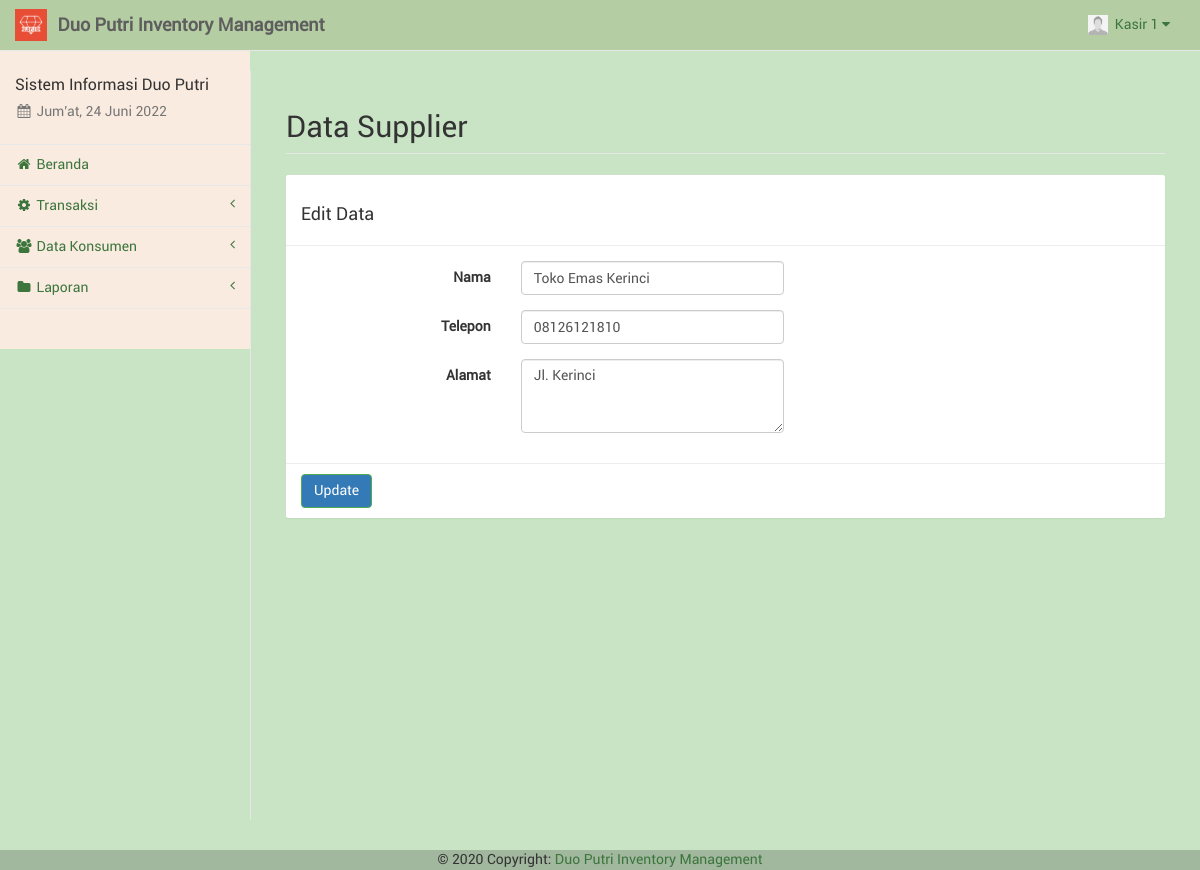
Screenshot of /kasir/supplier_edit.php?spl=4 (signed in) with the database file from the repository.
### tables this page shows
CREATE TABLE `kasir` (
  `id_kasir` int(11) NOT NULL,
  `nama_kasir` varchar(50) NOT NULL,
  `telp_kasir` varchar(20) NOT NULL,
  `user_kasir` varchar(50) NOT NULL,
  `pass_kasir` varchar(100) NOT NULL,
  `foto_kasir` text NOT NULL,
  `id_adm` int(11) NOT NULL
);

CREATE TABLE `supplier` (
  `id_spl` int(11) NOT NULL,
  `nama_spl` varchar(50) NOT NULL,
  `telp_spl` varchar(20) NOT NULL,
  `alamat_spl` text NOT NULL
);

### kasir/sess_check.php (called while the page is built, shortened)
<?php
	$chk_sess = $_SESSION['kasir'];
	include("dist/config/koneksi.php");
	$sql_sess = "SELECT * FROM kasir WHERE id_kasir='". $chk_sess ."'";
	$ress_sess = mysqli_query($conn, $sql_sess);
	$row_sess = mysqli_fetch_array($ress_sess);
	$sess_kasirname = $row_sess['nama_kasir'];
	$sess_kasirfoto = $row_sess['foto_kasir'];
?>

### kasir/supplier_edit.php (the view, shortened to what this page needs)
<?php
include("sess_check.php");
if (isset($_GET['spl'])) {
	$sql = "SELECT * FROM supplier WHERE id_spl='" . $_GET['spl'] . "'";
	$ress = mysqli_query($conn, $sql);
	$data = mysqli_fetch_array($ress);
}
$pagedesc = "Data Supplier";
$menuparent = "supplier";
include("layout_top.php");
?>
<div id="page-wrapper" style="background-color: #C9E4C5;">
	<div class="container-fluid">
		<div class="row">
			<div class="col-lg-12">
				<h1 class="page-header">Data Supplier</h1>
			</div>
		</div>
		<div class="row">
			<div class="col-lg-12"><?php include("layout_alert.php"); ?></div>
		</div>
		<div class="row">
			<div class="col-lg-12">
				<form class="form-horizontal" action="supplier_update.php" method="POST" enctype="multipart/form-data">
					<div class="panel panel-default">
						<div class="panel-heading">
							<h3>Edit Data</h3>
						</div>
						<div class="panel-body">
							<div class="form-group">
								<label class="control-label col-sm-3">Nama</label>
								<div class="col-sm-4">
									<input type="text" name="nama" class="form-control" placeholder="Nama" value="<?php echo $data['nama_spl'] ?>" required>
								</div>
							</div>
							<div class="form-group">
								<label class="control-label col-sm-3">Telepon</label>
								<div class="col-sm-4">
									<input type="number" name="telp" min="0" class="form-control" placeholder="Telepon" value="<?php echo $data['telp_spl'] ?>" required>
								</div>
							</div>
							<div class="form-group">
								<label class="control-label col-sm-3">Alamat</label>
								<div class="col-sm-4">
									<textarea name="alamat" class="form-control" placeholder="Alamat" rows="3" required><?php echo $data['alamat_spl'] ?></textarea>
								</div>
							</div>
						</div>
						<div class="panel-footer">
							<button type="submit" name="perbarui" class="btn btn-success">Update</button>
						</div>
					</div>
				</form>
			</div>
		</div>
	</div>
</div>
<?php
include("layout_bottom.php");
?>

### kasir/layout_top.php (shortened to what this page needs)
<?php
$haries = array("Sunday" => "Minggu", "Monday" => "Senin", "Tuesday" => "Selasa", "Wednesday" => "Rabu", "Thursday" => "Kamis", "Friday" => "Jum'at", "Saturday" => "Sabtu");
$bulans = array("", "Januari", "Februari", "Maret", "April", "Mei", "Juni", "Juli", "Agustus", "September", "Oktober", "November", "Desember");
$hari_ini = $haries[date("l")];
$bulan_ini = $bulans[date("n")];
$tanggal = date("d");
$tahun = date("Y");
?>
<!DOCTYPE html>
<html lang="en">
<head>
	<link href="libs/bootstrap/dist/css/bootstrap.min.css" rel="stylesheet">
	<link href="libs/metisMenu/dist/metisMenu.min.css" rel="stylesheet">
	<link href="libs/datatables-plugins/integration/bootstrap/3/dataTables.bootstrap.css" rel="stylesheet">
	<link href="libs/datatables-responsive/css/dataTables.responsive.css" rel="stylesheet">
	<link href="dist/css/sb-admin-2.css" rel="stylesheet">
	<link href="dist/css/offline-font.css" rel="stylesheet">
	<link href="dist/css/custom.css" rel="stylesheet">
	<link href="libs/font-awesome/css/font-awesome.min.css" rel="stylesheet" type="text/css">
</head>
<body style="background-color: #C9E4C5 ;">
	<div id="wrapper" style="background-color: #C9E4C5;">
		<nav class="navbar navbar-default navbar-static-top" style="background-color: #B5CDA3 ;" role="navigation" style="margin-bottom: 0">
			<div class="navbar-header">
				<a class="navbar-brand hidden-xs" href="index.php">
					<img src="foto/logo.png" alt="brand" width="32" class="float-left image-brand">
					<div class="float-right">&nbsp;<strong>Duo Putri Inventory Management</strong></div>
				</a>
			</div>
			<ul class="nav navbar-top-links navbar-right">
				<li class="dropdown dropdown-right">
					<a class="dropdown-toggle" data-toggle="dropdown" href="#">
						<img src="../foto/<?php echo $sess_kasirfoto; ?>" width="20px" height="20px" padding="0px">&nbsp;&nbsp;<?php echo ucfirst($sess_kasirname); ?>&nbsp;<i class="fa fa-caret-down"></i>
					</a>
				</li>
			</ul>
			<div class="navbar-default sidebar" role="navigation" style="background-color: #FAEBE0;">
				<div class="sidebar-nav navbar-collapse">
					<ul class="nav" id="side-menu">
						<li class="sidebar-search">
							<h4>Sistem Informasi Duo Putri</h4>
							<h5 class="text-muted"><i class="fa fa-calendar fa-fw"></i>&nbsp;<?php echo $hari_ini . ", " . $tanggal . " " . $bulan_ini . " " . $tahun ?></h5>
						</li>
						<?php
						if ($pagedesc == "Beranda") {
							echo '<li><a href="index.php" class="active"><i class="fa fa-home fa-fw"></i>&nbsp;Beranda</a></li>';
						} else {
							echo '<li><a href="index.php"><i class="fa fa-home fa-fw"></i>&nbsp;Beranda</a></li>';
						}
						if (isset($menuparent) && $menuparent == "transaksi") {
							echo '<li class="active">';
						} else {
							echo '<li>';
						}
						?>
						<a href="#"><i class="fa fa-gear fa-fw"></i>&nbsp;Transaksi<span class="fa arrow"></span></a>
						</li>
						<?php
						if (isset($menuparent) && $menuparent == "konsumen") {
							echo '<li class="active">';
						} else {
							echo '<li>';
						}
						?>
						<a href="#"><i class="fa fa-group fa-fw"></i>&nbsp;Data Konsumen<span class="fa arrow"></span></a>
						<?php
						if (isset($menuparent) && $menuparent == "laporan") {
							echo '<li class="active">';
						} else {
							echo '<li>';
						}
						?>
						<a href="#"><i class="fa fa-folder fa-fw"></i>&nbsp;Laporan<span class="fa arrow"></span></a>
						</li>
					</ul>
				</div>
			</div>
		</nav>

### rows the page displays
kasir: foto_kasir (picture), nama_kasir "Kasir 1"
supplier: nama "Toko Emas Kerinci", telp "08126121810", alamat "Jl. Kerinci"
